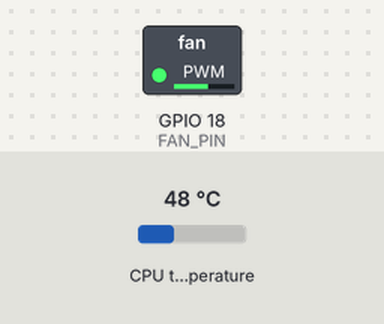
The program below on a simulated Raspberry Pi (BCM pin numbers). On the bench: switched loads named in the program (green lamp = pin HIGH). Inputs (shaded band) come from the test bench; at power-on: CPU temperature 48 °C.

Above: at 1.2 s.
1.3 s: CPU temperature set to 31 °C
At 2.9 s:
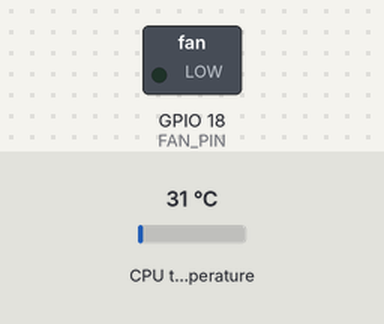
3.5 s: CPU temperature set to 43 °C
5.2 s: CPU temperature set to 45 °C
At 6.9 s:
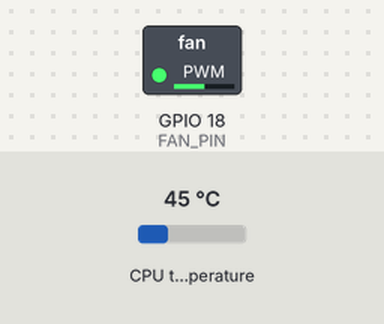
7.6 s: CPU temperature set to 58 °C
At 9.3 s:
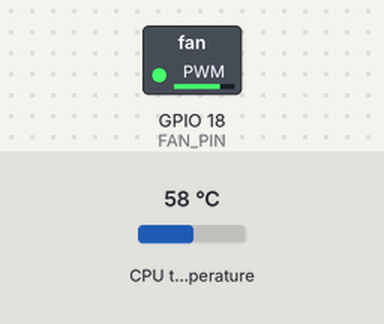
9.6 s: CPU temperature set to 44 °C
At 11.0 s:
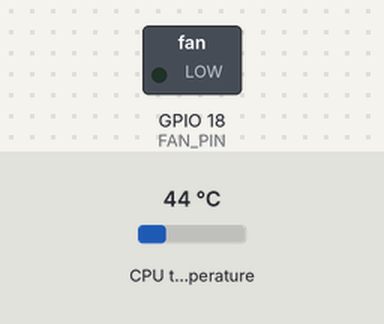
Timing chart, 0 to 12.6 s (numbered marks = the images above; inputs shaded):
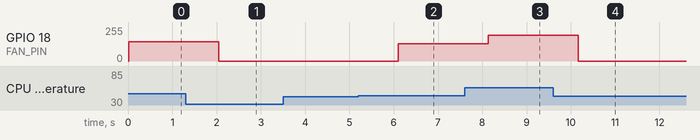

Measured:
- the behaviour switches between 44 and 45 °C on CPU temperature (found by bisection; images 1 and 2)
- after the input at 1.3 s, GPIO 18 (FAN_PIN): 143/255 → 0/255 after 0.75 s
- after the input at 3.5 s, every drawn part: stays the same
- after the input at 5.2 s, GPIO 18 (FAN_PIN): 0/255 → 128/255 after 0.91 s
- after the input at 7.6 s, GPIO 18 (FAN_PIN): 128/255 → 194/255 after 0.54 s
- after the input at 9.6 s, GPIO 18 (FAN_PIN): 194/255 → 0/255 after 0.57 s

The program:

fan_control.py
```python
#!/usr/bin/python
# -*- coding: utf-8 -*-
import RPi.GPIO as GPIO
import time
import signal
import sys
import os

# Configuration
FAN_PIN = 18  # BCM pin used to drive PWM fan
WAIT_TIME = 1  # [s] Time to wait between each refresh
PWM_FREQ = 25000  # [Hz] 25kHz for Noctua PWM control

# Configurable temperature and fan speed
MIN_TEMP = 45
MAX_TEMP = 70
FAN_LOW = 50
FAN_HIGH = 100
FAN_OFF = 0
FAN_MAX = 100

# Get CPU's temperature
def getCpuTemperature():
    res = os.popen("vcgencmd measure_temp").readline()
    temp = res.replace("temp=", "").replace("'C\n", "")
    # print("temp is {0}".format(temp)) # Uncomment for testing
    return temp


# Set fan speed
def setFanSpeed(speed):
    fan.start(speed)
    return ()


# Handle fan speed
def handleFanSpeed():
    temp = float(getCpuTemperature())
    # Turn off the fan if temperature is below MIN_TEMP
    if temp < MIN_TEMP:
        setFanSpeed(FAN_OFF)
        # print("Fan OFF") # Uncomment for testing
    # Set fan speed to MAXIMUM if the temperature is above MAX_TEMP
    elif temp > MAX_TEMP:
        setFanSpeed(FAN_MAX)
        # print("Fan MAX") # Uncomment for testing
    # Caculate dynamic fan speed
    else:
        step = float(FAN_HIGH - FAN_LOW) / float(MAX_TEMP - MIN_TEMP)
        temp -= MIN_TEMP
        setFanSpeed(FAN_LOW + (round(temp) * step))
        # print(FAN_LOW + ( round(temp) * step )) # Uncomment for testing
    return ()


try:
    # Setup GPIO pin
    GPIO.setwarnings(False)
    GPIO.setmode(GPIO.BCM)
    GPIO.setup(FAN_PIN, GPIO.OUT, initial=GPIO.LOW)
    fan = GPIO.PWM(FAN_PIN, PWM_FREQ)
    setFanSpeed(FAN_OFF)
    # Handle fan speed every WAIT_TIME sec
    while True:
        handleFanSpeed()
        time.sleep(WAIT_TIME)

except KeyboardInterrupt:  # trap a CTRL+C keyboard interrupt
    setFanSpeed(FAN_HIGH)
    # GPIO.cleanup() # resets all GPIO ports used by this function
```
